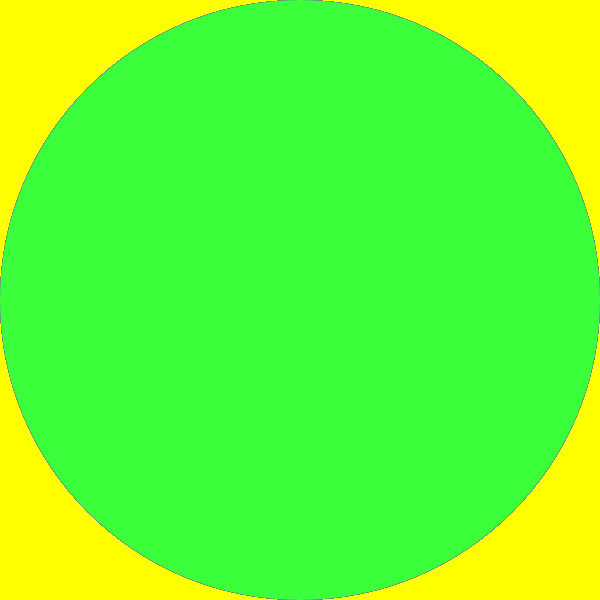
Frame 1 (no input)
Frame 60 (the mouse pressed at the canvas centre just before this capture): identical to frame 1, image omitted
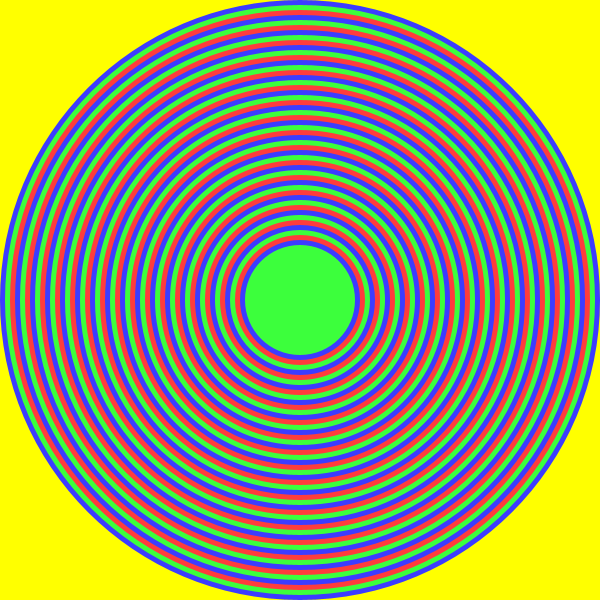
Frame 120 (the mouse held since frame 60 and released just before this capture)

The Processing sketch that drew these frames (run headless with seeded random() and noise(); from frame 60 on, the mouse is pressed at the canvas centre):

// Processing sketch: sketch_181002a_circle
// ── sketch_181002a_circle.pde
// draw balls

void setup() {
  size(600, 600);
  ellipseMode(CENTER);
  noStroke();
}

void draw() {
  background(255, 255, 0);

  for (int i=0; i<50; i++) {
    int mi = i % 3;
    //println(mi);
    if (mi == 2) {
      fill(255, 60, 60);
    } else if (mi == 1) {  // modoulo(remainder)
      fill(60, 255, 60);
    } else {
      fill(60, 60, 255);
    }
    ellipse(width/2, height/2, width-i*mouseX/30, height-i*mouseY/30);
  }
}
